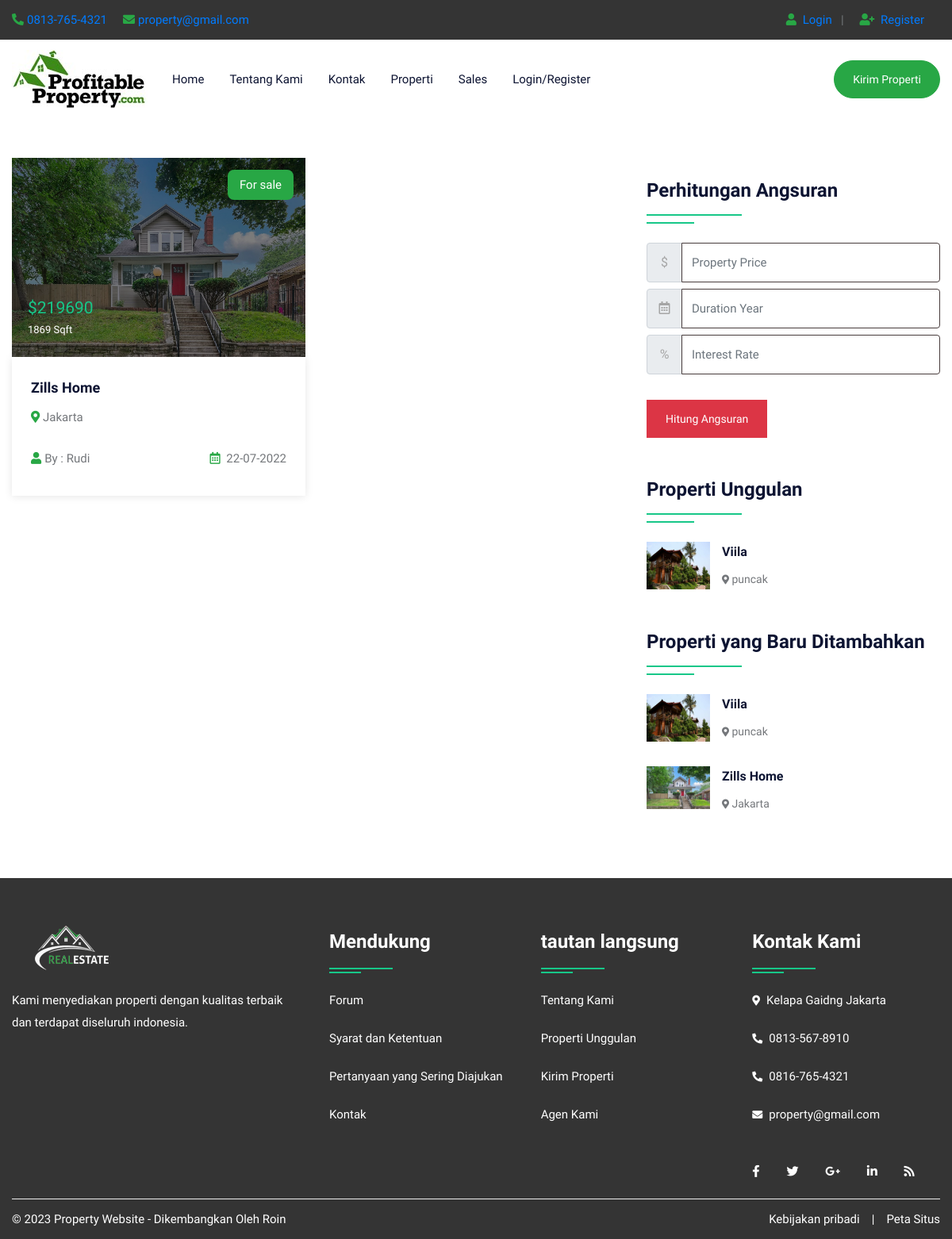
/property.php, run on the app's committed database.
### tables this page shows
CREATE TABLE `property` (
  `pid` int(50) NOT NULL,
  `title` varchar(200) NOT NULL,
  `pcontent` longtext NOT NULL,
  `type` varchar(100) NOT NULL,
  `bhk` varchar(50) NOT NULL,
  `stype` varchar(100) NOT NULL,
  `bedroom` int(50) NOT NULL,
  `bathroom` int(50) NOT NULL,
  `balcony` int(50) NOT NULL,
  `kitchen` int(50) NOT NULL,
  `hall` int(50) NOT NULL,
  `floor` varchar(50) NOT NULL,
  `size` int(50) NOT NULL,
  `price` int(50) NOT NULL,
  `location` varchar(200) NOT NULL,
  `city` varchar(100) NOT NULL,
  `state` varchar(100) NOT NULL,
  `feature` longtext NOT NULL,
  `pimage` varchar(300) NOT NULL,
  `pimage1` varchar(300) NOT NULL,
  `pimage2` varchar(300) NOT NULL,
  `pimage3` varchar(300) NOT NULL,
  `pimage4` varchar(300) NOT NULL,
  `uid` int(50) NOT NULL,
  `status` varchar(50) NOT NULL,
  `mapimage` varchar(300) NOT NULL,
  `topmapimage` varchar(300) NOT NULL,
  `groundmapimage` varchar(300) NOT NULL,
  `totalfloor` varchar(50) NOT NULL,
  `date` datetime NOT NULL DEFAULT current_timestamp(),
  `isFeatured` int(11) DEFAULT NULL
);

CREATE TABLE `user` (
  `uid` int(50) NOT NULL,
  `uname` varchar(100) NOT NULL,
  `uemail` varchar(100) NOT NULL,
  `uphone` varchar(20) NOT NULL,
  `upass` varchar(50) NOT NULL,
  `utype` varchar(50) NOT NULL,
  `uimage` varchar(300) NOT NULL
);

### property.php (the view, shortened to what this page needs)
<!DOCTYPE html>
<html lang="en">
<head>
<link rel="stylesheet" type="text/css" href="css/bootstrap.min.css">
<link rel="stylesheet" type="text/css" href="css/bootstrap-slider.css">
<link rel="stylesheet" type="text/css" href="css/jquery-ui.css">
<link rel="stylesheet" type="text/css" href="css/layerslider.css">
<link rel="stylesheet" type="text/css" href="css/color.css" id="color-change">
<link rel="stylesheet" type="text/css" href="css/owl.carousel.min.css">
<link rel="stylesheet" type="text/css" href="css/font-awesome.min.css">
<link rel="stylesheet" type="text/css" href="fonts/flaticon/flaticon.css">
<link rel="stylesheet" type="text/css" href="css/style.css">
</head>
<body>
<div id="page-wrapper">
    <div class="row">
		<?php include("include/header.php");?>
        <div class="full-row">
            <div class="container">
                <div class="row">
					<div class="col-lg-8">
                        <div class="row">
							<?php
							$query=mysqli_query($con,"SELECT property.*, user.uname,user.utype,user.uimage FROM `property`,`user` WHERE property.uid=user.uid");
								while($row=mysqli_fetch_array($query))
								{
							?>
                            <div class="col-md-6">
                                <div class="featured-thumb hover-zoomer mb-4">
                                    <div class="overlay-black overflow-hidden position-relative"> <img src="admin/property/<?php echo $row['18'];?>" alt="pimage">
                                        <div class="sale bg-success text-white">For <?php echo $row['5'];?></div>
                                        <div class="price text-primary text-capitalize">$<?php echo $row['13'];?> <span class="text-white"><?php echo $row['12'];?> Sqft</span></div>
                                    </div>
                                    <div class="featured-thumb-data shadow-one">
                                        <div class="p-4">
                                            <h5 class="text-secondary hover-text-success mb-2 text-capitalize"><a href="propertydetail.php?pid=<?php echo $row['0'];?>"><?php echo $row['1'];?></a></h5>
                                            <span class="location text-capitalize"><i class="fas fa-map-marker-alt text-success"></i> <?php echo $row['14'];?></span> </div>
                                        <div class="px-4 pb-4 d-inline-block w-100">
                                            <div class="float-left text-capitalize"><i class="fas fa-user text-success mr-1"></i>By : <?php echo $row['uname'];?></div>
                                            <div class="float-right"><i class="far fa-calendar-alt text-success mr-1"></i> <?php echo date('d-m-Y', strtotime($row['date']));?></div>
                                        </div>
                                    </div>
                                </div>
                            </div>
                            <?php } ?>
                        </div>
                    </div>
                    <div class="col-lg-4">
                        <div class="sidebar-widget">
                            <h4 class="double-down-line-left text-secondary position-relative pb-4 my-4">Perhitungan Angsuran</h4>
						<form class="d-inline-block w-100" action="calc.php" method="post">
                            <div class="input-group mb-2 mr-sm-2">
                                <div class="input-group-prepend">
                                    <div class="input-group-text">$</div>
                                </div>
                                <input type="text" class="form-control" name="amount" placeholder="Property Price">
                            </div>
                            <div class="input-group mb-2 mr-sm-2">
                                <div class="input-group-prepend">
                                    <div class="input-group-text"><i class="far fa-calendar-alt"></i></div>
                                </div>
                                <input type="text" class="form-control" name="month" placeholder="Duration Year">
                            </div>
                            <div class="input-group mb-2 mr-sm-2">
                                <div class="input-group-prepend">
                                    <div class="input-group-text">%</div>
                                </div>
                                <input type="text" class="form-control" name="interest" placeholder="Interest Rate">
                            </div>
                            <button type="submit" value="submit" name="calc" class="btn btn-danger mt-4">Hitung Angsuran</button>
                        </form>
                        </div>
                        <h4 class="double-down-line-left text-secondary position-relative pb-4 mb-4 mt-5">Properti Unggulan</h4>
                        <ul class="property_list_widget">
                            <?php
                            $query=mysqli_query($con,"SELECT * FROM `property` WHERE isFeatured = 1 ORDER BY date DESC LIMIT 3");
                                    while($row=mysqli_fetch_array($query))
                                    {
                            ?>
                            <li> <img src="admin/property/<?php echo $row['18'];?>" alt="pimage">
                                <h6 class="text-secondary hover-text-success text-capitalize"><a href="propertydetail.php?pid=<?php echo $row['0'];?>"><?php echo $row['1'];?></a></h6>
                                <span class="font-14"><i class="fas fa-map-marker-alt icon-success icon-small"></i> <?php echo $row['14'];?></span>
                            </li>
                            <?php } ?>
                        </ul>
                        <div class="sidebar-widget mt-5">
                            <h4 class="double-down-line-left text-secondary position-relative pb-4 mb-4">Properti yang Baru Ditambahkan</h4>
                            <ul class="property_list_widget">
								<?php
								$query=mysqli_query($con,"SELECT * FROM `property` ORDER BY date DESC LIMIT 6");
										while($row=mysqli_fetch_array($query))
										{
								?>
                                <li> <img src="admin/property/<?php echo $row['18'];?>" alt="pimage">
                                    <h6 class="text-secondary hover-text-success text-capitalize"><a href="propertydetail.php?pid=<?php echo $row['0'];?>"><?php echo $row['1'];?></a></h6>
                                    <span class="font-14"><i class="fas fa-map-marker-alt icon-success icon-small"></i> <?php echo $row['14'];?></span>
                                </li>
                                <?php } ?>
                            </ul>
                        </div>
                    </div>
                </div>
            </div>
        </div>
		<?php include("include/footer.php");?>
    </div>
</div>
</body>
</html>

### data on the page
property: pimage (picture), stype "sale", price "219690", size "1869", title "Zills Home", location "Jakarta", uid.uname "Rudi", date "22-07-2022"
property: pimage (picture), title "Viila", location "puncak"
